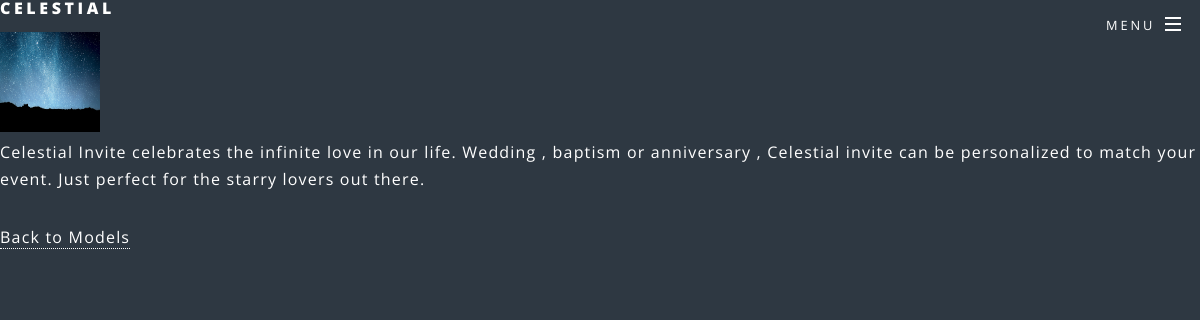
/models/1/, run on the app's committed database.
### models/models.py (models this page shows, shortened)
class Model(models.Model):
    name = models.CharField(max_length=100)
    description = models.TextField()
    image = models.ImageField(upload_to='model_images/')

### models/views.py (the view)
# urls.py: path('<int:id>/', views.model_detail_view, name='template1'),
def model_detail_view(request, id):
    model = get_object_or_404(Model, id=id)
    if request.user.is_authenticated:
        template_name = 'models/model_details_dashboard.html'
    else:
        template_name = 'models/model_detail.html'
    return render(request, template_name, {'model': model})

### templates/models/model_detail.html (shortened to what this page needs)
{% extends 'base.html' %}
{% block content %}
<div class="container">
    <h1>{{ model.name }}</h1>
    <img src="{{ model.image.url }}" class="img-fluid" height="100" width="100" alt="{{ model.name }}">
    <p>{{ model.description }}</p>
    <a href="{% url 'models' %}" class="btn btn-secondary">Back to Models</a>
</div>
{% endblock %}

### static/assets/css/main.css (style rules this page uses)
html, body, div, span, applet, object, iframe, h1, h2, h3, h4, h5, h6, p, blockquote, pre, a, abbr, acronym, address, big, cite, code, del, dfn, em, img, ins, kbd, q, s, samp, small, strike, strong, sub, sup, tt, var, b, u, i, center, dl, dt, dd, ol, ul, li, fieldset, form, label, legend, table, caption, tbody, tfoot, thead, tr, th, td, article, aside, canvas, details, embed, figure, figcaption, footer, header, hgroup, menu, nav, output, ruby, section, summary, time, mark, audio, video { margin: 0; padding: 0; border: 0; font-size: 100%; font: inherit; vertical-align: baseline; }
body { line-height: 1; }
body { -webkit-text-size-adjust: none; }
html { box-sizing: border-box; }
*, *:before, *:after { box-sizing: inherit; }
body { background: #2e3842; }
body, input, select, textarea { color: #fff; font-family: "Open Sans", Helvetica, sans-serif; font-size: 15pt; font-weight: 400; letter-spacing: 0.075em; line-height: 1.65em; }
@media screen and (max-width: 1680px) { body, input, select, textarea { font-size: 13pt; } }
@media screen and (max-width: 1280px) { body, input, select, textarea { font-size: 12pt; } }
a { -moz-transition: color 0.2s ease, border-bottom-color 0.2s ease; -webkit-transition: color 0.2s ease, border-bottom-color 0.2s ease; -ms-transition: color 0.2s ease, border-bottom-color 0.2s ease; transition: color 0.2s ease, border-bottom-color 0.2s ease; border-bottom: dotted 1px; color: inherit; text-decoration: none; }
p { margin: 0 0 2em 0; }
h1, h2, h3, h4, h5, h6 { color: #fff; font-weight: 800; letter-spacing: 0.225em; line-height: 1em; margin: 0 0 1em 0; text-transform: uppercase; }

### data on the page
Model: image (picture), description "Celestial Invite celebrates the infinite love in our life. Wedding , baptism or anniversary , Celestial invite can be personalized to match your event. Just perfect for the starry lovers out there."
